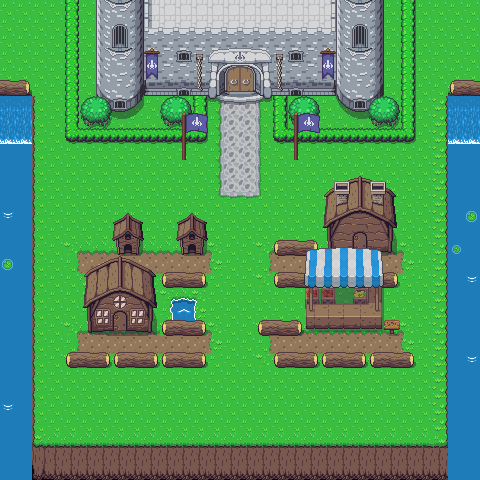

Below is a game level as drawn by its tile map, then a one-line description and the .tmx that defines it (tile-layer data replaced by summaries):
An orthogonal 30x30 tile map with 16x16 px tiles, 3 tile layers (Tile Layer 1, Tile Layer 2, Tile Layer 3).

<map version="1.2" tiledversion="1.3.1" orientation="orthogonal" renderorder="right-down" compressionlevel="0" width="30" height="30" tilewidth="16" tileheight="16" infinite="0" nextlayerid="4" nextobjectid="1">
 <tileset firstgid="1" source="Overworld.tsx" />
 <layer id="1" name="Tile Layer 1" width="30" height="30">
  <data>[900 cells, 900 non-empty, 37 distinct tile ids]</data>
 </layer>
 <layer id="2" name="Tile Layer 2" width="30" height="30">
  <data>[900 cells, 268 non-empty, 79 distinct tile ids]</data>
 </layer>
 <layer id="3" name="Tile Layer 3" width="30" height="30">
  <data>[900 cells, 115 non-empty, 90 distinct tile ids]</data>
 </layer>
</map>
